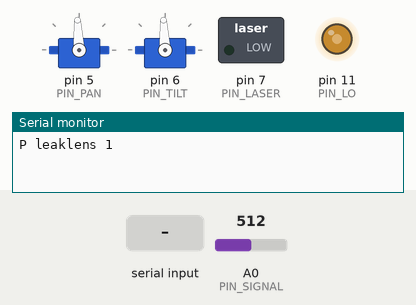
Recording of a sketch running on a simulated Arduino Uno, built with avr-gcc and run on an emulated ATmega328P. Shown: 2 × servo, switched loads named in the sketch (green lamp = pin HIGH), output pins drawn as LEDs (lit = HIGH), the last lines printed to the serial monitor. Inputs (shaded band) come from the test bench; at power-on: A0 (PIN_SIGNAL) = 512.

Above: at 1.5 s.
1.6 s: "A90\n" received over Serial
At 3.2 s:
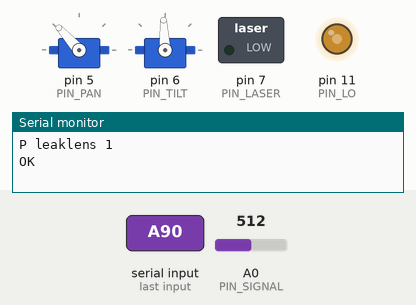
12.1 s: "A\n" received over Serial
At 15.5 s:
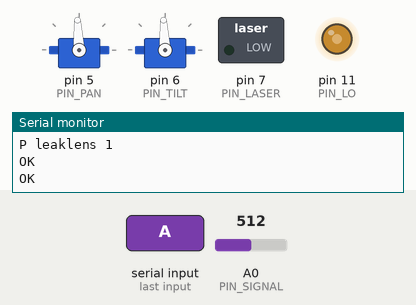
Timing chart, 0 to 16.1 s (numbered marks = the images above; inputs shaded):
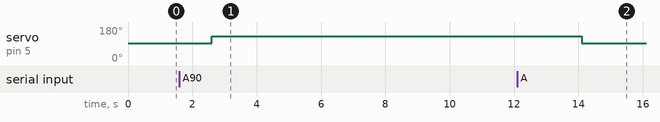

Measured:
- after the input at 1.6 s, servo on pin 5 (PIN_PAN): 93° → 132° after 1.0 s
- after the input at 12.1 s, servo on pin 5 (PIN_PAN): 132° → 93° after 2.0 s

The sketch:

leaklens_mcu.ino
```cpp
/*
 * LeakLens - MCU firmware
 * -----------------------
 * Implements the wire protocol that leaklens/device.py::SerialDevice speaks.
 *
 * RUN THIS ON A SPARE ARDUINO NANO TODAY. The same protocol, and most of this
 * code, moves to the UNO Q's STM32U585 when it arrives - see the PORTING notes
 * at the bottom. That is the whole point: your Linux-side application never
 * knows or cares which board is underneath.
 *
 * WIRING (Nano / Uno)
 *   A0        mixer output, biased to VCC/2   <- the signal
 *   D11 (OC2A) 38 kHz local oscillator out    -> mixer LO input
 *   D5        pan servo
 *   D6        tilt servo
 *   D7        laser (through a transistor, not directly)
 *   A4/A5     I2C for VL53L1X, optional
 *
 * !!! THE TIMER TRAP !!!
 * The Servo library takes Timer1 on AVR. If you also try to generate the LO on
 * Timer1 the servos jitter wildly and the LO frequency drifts. It looks like a
 * mechanical fault and it is not. LO goes on TIMER2. This costs people a full
 * day; it is written here so it does not cost you one.
 *
 * PROTOCOL (250000 baud, newline terminated, host always initiates)
 *   P              -> "P leaklens <ver>"
 *   A <az> <el>    -> "OK"                 move, block until settled
 *   E <dwell_ms>   -> "E <rms>"            RMS of the AC signal over dwell
 *   W <ms>         -> "W <sr> <n>" + CSV   waveform, capped at BUF_LEN
 *   D              -> "D <metres>"         -1 if no ranging sensor
 *   L <0|1>        -> "OK"
 */

#include <Servo.h>

#define FW_VERSION 1

const uint8_t PIN_SIGNAL = A0;
const uint8_t PIN_LO     = 11;    // OC2A - Timer2, NOT Timer1
const uint8_t PIN_PAN    = 5;
const uint8_t PIN_TILT   = 6;
const uint8_t PIN_LASER  = 7;

/* Mechanical limits and calibration. Measure these on your own head - servo
 * horns never sit exactly where you think. */
const float AZ_MIN = -40.0, AZ_MAX = 40.0;
const float EL_MIN = -30.0, EL_MAX = 30.0;
const float AZ_CENTER_US = 1500.0, EL_CENTER_US = 1500.0;
const float US_PER_DEG   = 10.0;   // ~10 us per degree for a typical hobby servo

/* Buffer: 512 int16 = 1 kB of the Nano's 2 kB SRAM. Do not raise this on AVR.
 * On the UNO Q's STM32 (786 kB SRAM) take it to 16384 and capture a full
 * second in one shot. */
#define BUF_LEN 512
int16_t buf[BUF_LEN];

Servo panServo, tiltServo;
float curAz = 0, curEl = 0;
uint16_t dcBias = 512;             // measured at boot

/* ------------------------------------------------------------------ ADC
 * Default analogRead() is ~9.6 kS/s because the prescaler is 128. Our
 * heterodyned signal sits around 2 kHz, so we want at least 8-16 kS/s.
 * Prescaler 32 -> ADC clock 500 kHz -> ~38 kS/s. Accuracy degrades slightly
 * above 200 kHz ADC clock but is entirely adequate for relative measurements.
 */
void fastADC() {
  ADCSRA = (ADCSRA & ~0x07) | 0x05;   // prescaler 32
}

uint16_t readRaw() {
  return analogRead(PIN_SIGNAL);
}

void measureBias() {
  uint32_t acc = 0;
  for (uint16_t i = 0; i < 1024; i++) acc += readRaw();
  dcBias = acc / 1024;
}

/* ------------------------------------------------------------------- LO */
void startLO(uint32_t hz) {
  uint32_t ocr = (F_CPU / (2UL * hz));
  if (ocr < 1 || ocr > 256) return;
  ocr -= 1;
  pinMode(PIN_LO, OUTPUT);
  TCCR2A = _BV(COM2A0) | _BV(WGM21);   // toggle OC2A, CTC
  TCCR2B = _BV(CS20);                  // no prescaler
  OCR2A  = (uint8_t)ocr;
}

/* ---------------------------------------------------------------- motion
 * Settling time is the hidden cost of a raster scan. Too short and you sample
 * while the head is still ringing, smearing the image. Too long and a 600-point
 * scan takes minutes. Measure yours: command a 10 degree step, watch the signal
 * on a scope, see when it stops moving. 120 ms base is a safe starting point
 * for an MG996R carrying a dish.
 */
void moveTo(float az, float el) {
  az = constrain(az, AZ_MIN, AZ_MAX);
  el = constrain(el, EL_MIN, EL_MAX);

  float travel = max(fabs(az - curAz), fabs(el - curEl));

  panServo.writeMicroseconds((int)(AZ_CENTER_US + az * US_PER_DEG));
  tiltServo.writeMicroseconds((int)(EL_CENTER_US + el * US_PER_DEG));

  uint16_t settle = 60 + (uint16_t)(travel * 6.0);   // ms
  if (settle > 400) settle = 400;
  delay(settle);

  curAz = az; curEl = el;
}

/* -------------------------------------------------------------- envelope
 * RMS of the AC component over the dwell window. This single number is what
 * the raster scan collects at every grid point.
 */
float readEnvelope(uint16_t dwellMs) {
  uint32_t t0 = millis();
  uint32_t n = 0;
  float acc = 0;
  while ((millis() - t0) < dwellMs) {
    int32_t v = (int32_t)readRaw() - (int32_t)dcBias;
    acc += (float)(v * v);
    n++;
  }
  if (n == 0) return 0.0f;
  return sqrt(acc / (float)n);
}

/* -------------------------------------------------------------- waveform
 * Uniformly-timed capture into RAM, then CSV out. CSV is slow but it is only
 * requested ONCE per scan (at the peak, for classification), so it costs about
 * 100 ms total. Keeping it human-readable is worth far more during bring-up
 * than the bandwidth saved by a binary format.
 */
void captureWaveform(uint16_t ms) {
  const uint32_t sr = 8000;                      // plenty for a ~2 kHz signal
  uint16_t want = (uint32_t)ms * sr / 1000UL;
  if (want > BUF_LEN) want = BUF_LEN;

  const uint32_t periodUs = 1000000UL / sr;
  uint32_t next = micros();
  for (uint16_t i = 0; i < want; i++) {
    while ((int32_t)(micros() - next) < 0) { /* spin for even spacing */ }
    buf[i] = (int16_t)((int32_t)readRaw() - (int32_t)dcBias);
    next += periodUs;
  }

  Serial.print(F("W ")); Serial.print(sr);
  Serial.print(' ');     Serial.println(want);
  for (uint16_t i = 0; i < want; i++) {
    Serial.print(buf[i]);
    if ((i % 32) == 31 || i == want - 1) Serial.println();
    else Serial.print(',');
  }
}

/* -------------------------------------------------------------- distance
 * Stub. Fit a VL53L1X and return real metres - see the Pololu VL53L1X library.
 * Returning -1 makes the host fall back to a configured nominal distance, so
 * the system works without it.
 */
float readDistance() {
  return -1.0f;
}

/* ------------------------------------------------------------------ main */
void setup() {
  Serial.begin(250000);
  pinMode(PIN_LASER, OUTPUT);
  digitalWrite(PIN_LASER, LOW);

  panServo.attach(PIN_PAN);
  tiltServo.attach(PIN_TILT);

  fastADC();
  startLO(38000);
  moveTo(0, 0);
  delay(300);
  measureBias();

  Serial.print(F("P leaklens ")); Serial.println(FW_VERSION);
}

void loop() {
  if (!Serial.available()) return;
  char cmd = Serial.read();

  switch (cmd) {
    case 'P': {
      Serial.print(F("P leaklens ")); Serial.println(FW_VERSION);
      break;
    }
    case 'A': {
      float az = Serial.parseFloat();
      float el = Serial.parseFloat();
      moveTo(az, el);
      Serial.println(F("OK"));
      break;
    }
    case 'E': {
      long d = Serial.parseInt();
      if (d <= 0) d = 40;
      Serial.print(F("E "));
      Serial.println(readEnvelope((uint16_t)d), 4);
      break;
    }
    case 'W': {
      long ms = Serial.parseInt();
      if (ms <= 0) ms = 60;
      captureWaveform((uint16_t)ms);
      break;
    }
    case 'D': {
      Serial.print(F("D "));
      Serial.println(readDistance(), 3);
      break;
    }
    case 'L': {
      long on = Serial.parseInt();
      digitalWrite(PIN_LASER, on ? HIGH : LOW);
      Serial.println(F("OK"));
      break;
    }
    case '\n': case '\r':
      break;
    default:
      Serial.println(F("ERR"));
  }
}

/* =====================================================================
 * PORTING TO THE UNO Q  (day 8-10)
 *
 * 1. TIMERS. The STM32U585 has no AVR timer registers. Replace startLO() with
 *    an STM32 timer in PWM mode at 38 kHz, 50% duty. The Servo library should
 *    work through the Arduino core; if it fights the LO timer, use a different
 *    timer instance - the U585 has plenty, unlike the ATmega.
 *
 * 2. ADC. Replace the analogRead() spin loop with DMA-driven sampling on a
 *    timer trigger. This is the one genuinely new piece of work and the reason
 *    the plan allocates days 9-10 to it. Target 16 kS/s continuous into a
 *    double buffer. Verify with the MA40S4S emitter at a known level before
 *    trusting any of it.
 *
 * 3. BUFFER. Raise BUF_LEN to 16384. You have 786 kB of SRAM, not 2 kB.
 *
 * 4. TRANSPORT. Keep this ASCII protocol over USB CDC initially - it works and
 *    it is debuggable. Migrate to the native Bridge RPC only once everything
 *    else is proven, and only by filling in UnoQBridgeDevice in device.py.
 *    Nothing above that class needs to change.
 *
 * Do NOT do all four at once. Get the ADC working with the ASCII protocol
 * first, confirm the full scan pipeline still runs, and only then consider the
 * native Bridge.
 * ===================================================================== */
```
